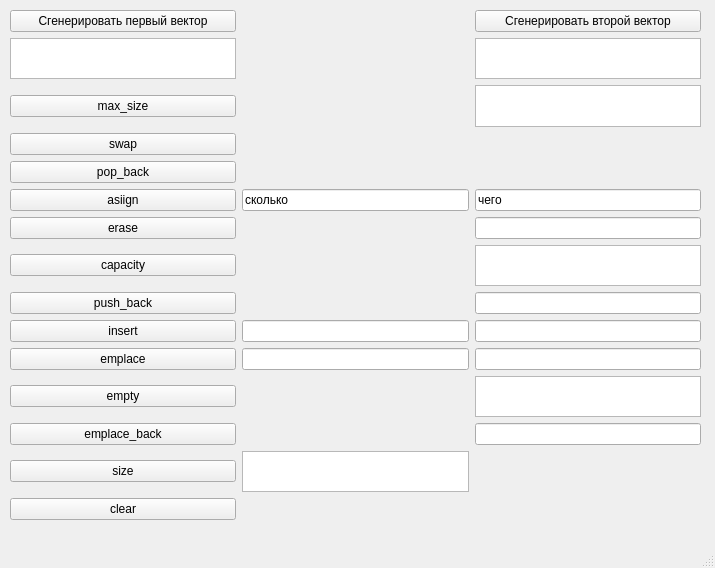
<?xml version="1.0" encoding="UTF-8"?>
<ui version="4.0">
 <class>MainWindow</class>
 <widget class="QMainWindow" name="MainWindow">
  <property name="geometry">
   <rect>
    <x>0</x>
    <y>0</y>
    <width>715</width>
    <height>568</height>
   </rect>
  </property>
  <property name="minimumSize">
   <size>
    <width>715</width>
    <height>568</height>
   </size>
  </property>
  <property name="maximumSize">
   <size>
    <width>715</width>
    <height>568</height>
   </size>
  </property>
  <property name="windowTitle">
   <string>MainWindow</string>
  </property>
  <widget class="QWidget" name="centralwidget">
   <widget class="QWidget" name="gridLayoutWidget">
    <property name="geometry">
     <rect>
      <x>10</x>
      <y>10</y>
      <width>691</width>
      <height>511</height>
     </rect>
    </property>
    <layout class="QGridLayout" name="gridLayout">
     <item row="5" column="2">
      <widget class="QLineEdit" name="lineEdit_8">
       <property name="text">
        <string>чего</string>
       </property>
      </widget>
     </item>
     <item row="8" column="0">
      <widget class="QPushButton" name="capacity_button">
       <property name="text">
        <string>capacity</string>
       </property>
      </widget>
     </item>
     <item row="2" column="0">
      <widget class="QPushButton" name="max_size_button">
       <property name="text">
        <string>max_size</string>
       </property>
      </widget>
     </item>
     <item row="0" column="0">
      <widget class="QPushButton" name="pushButton">
       <property name="text">
        <string>Сгенерировать первый вектор</string>
       </property>
      </widget>
     </item>
     <item row="12" column="2">
      <widget class="QLineEdit" name="lineEdit_4"/>
     </item>
     <item row="1" column="0">
      <widget class="QTextEdit" name="textEdit"/>
     </item>
     <item row="4" column="0">
      <widget class="QPushButton" name="pop_back_button">
       <property name="text">
        <string>pop_back</string>
       </property>
      </widget>
     </item>
     <item row="12" column="0">
      <widget class="QPushButton" name="insert_button">
       <property name="text">
        <string>insert</string>
       </property>
      </widget>
     </item>
     <item row="0" column="2">
      <widget class="QPushButton" name="pushButton_2">
       <property name="text">
        <string>Сгенерировать второй вектор</string>
       </property>
      </widget>
     </item>
     <item row="14" column="0">
      <widget class="QPushButton" name="empty_button">
       <property name="text">
        <string>empty</string>
       </property>
      </widget>
     </item>
     <item row="6" column="0">
      <widget class="QPushButton" name="erase_button">
       <property name="text">
        <string>erase</string>
       </property>
      </widget>
     </item>
     <item row="18" column="0">
      <widget class="QPushButton" name="clear_button">
       <property name="text">
        <string>clear</string>
       </property>
      </widget>
     </item>
     <item row="9" column="0">
      <widget class="QPushButton" name="push_back_button">
       <property name="text">
        <string>push_back</string>
       </property>
      </widget>
     </item>
     <item row="13" column="2">
      <widget class="QLineEdit" name="lineEdit_2"/>
     </item>
     <item row="2" column="2">
      <widget class="QTextEdit" name="textEdit_3"/>
     </item>
     <item row="6" column="2">
      <widget class="QLineEdit" name="lineEdit_6"/>
     </item>
     <item row="5" column="0">
      <widget class="QPushButton" name="assign_button">
       <property name="text">
        <string>asiign</string>
       </property>
      </widget>
     </item>
     <item row="5" column="1">
      <widget class="QLineEdit" name="lineEdit_7">
       <property name="text">
        <string>сколько</string>
       </property>
      </widget>
     </item>
     <item row="16" column="0">
      <widget class="QPushButton" name="size_button">
       <property name="text">
        <string>size</string>
       </property>
      </widget>
     </item>
     <item row="15" column="2">
      <widget class="QLineEdit" name="lineEdit"/>
     </item>
     <item row="16" column="1">
      <widget class="QTextEdit" name="textEdit_6"/>
     </item>
     <item row="9" column="2">
      <widget class="QLineEdit" name="lineEdit_5"/>
     </item>
     <item row="8" column="2">
      <widget class="QTextEdit" name="textEdit_5"/>
     </item>
     <item row="15" column="0">
      <widget class="QPushButton" name="emplace_back_button">
       <property name="text">
        <string>emplace_back</string>
       </property>
      </widget>
     </item>
     <item row="3" column="0">
      <widget class="QPushButton" name="swap_button">
       <property name="text">
        <string>swap</string>
       </property>
      </widget>
     </item>
     <item row="14" column="2">
      <widget class="QTextEdit" name="textEdit_4"/>
     </item>
     <item row="1" column="2">
      <widget class="QTextEdit" name="textEdit_2"/>
     </item>
     <item row="12" column="1">
      <widget class="QLineEdit" name="lineEdit_3"/>
     </item>
     <item row="13" column="0">
      <widget class="QPushButton" name="emplace_button">
       <property name="text">
        <string>emplace</string>
       </property>
      </widget>
     </item>
     <item row="13" column="1">
      <widget class="QLineEdit" name="lineEdit_9"/>
     </item>
    </layout>
   </widget>
  </widget>
  <widget class="QMenuBar" name="menubar">
   <property name="geometry">
    <rect>
     <x>0</x>
     <y>0</y>
     <width>715</width>
     <height>22</height>
    </rect>
   </property>
  </widget>
  <widget class="QStatusBar" name="statusbar"/>
 </widget>
 <resources/>
 <connections/>
</ui>
